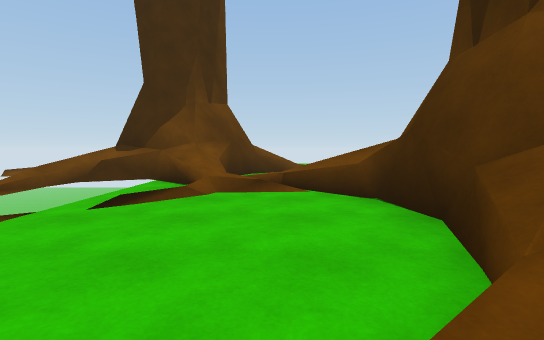
[1] (above)

24 first-person views from a walk through a Unity game level. The camera is 1.2 m above the floor, tilts 4° down and sees 85° across. The floor is counted in squares, 1.8 m on a side. Each view is taken from the middle of a square. On the plan, view 1 faces up. The plan holds only what a view shows up to about 10 squares ahead; the rest is blank. The place goes on beyond the plan. The player is left out.

[2]
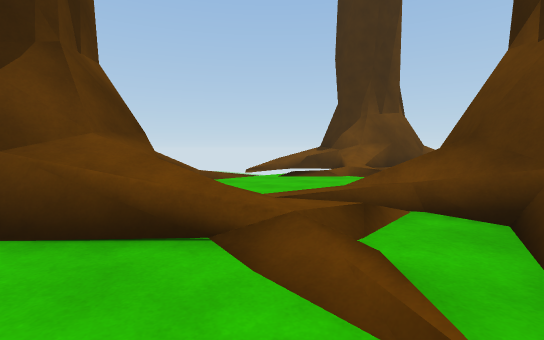

[3]
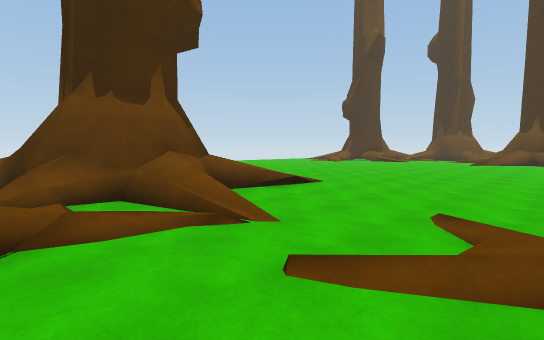

[4]
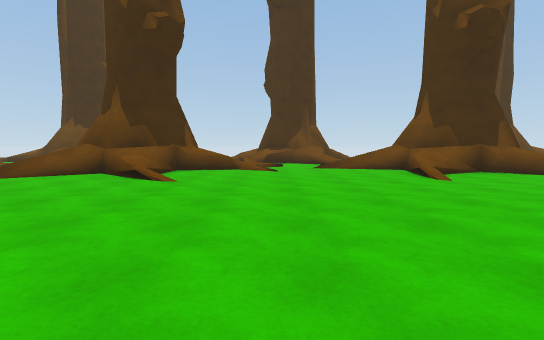

[5]
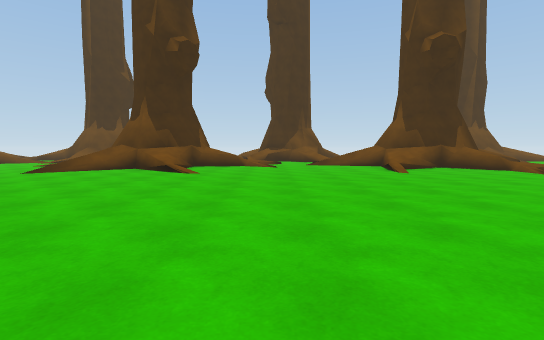

[6]
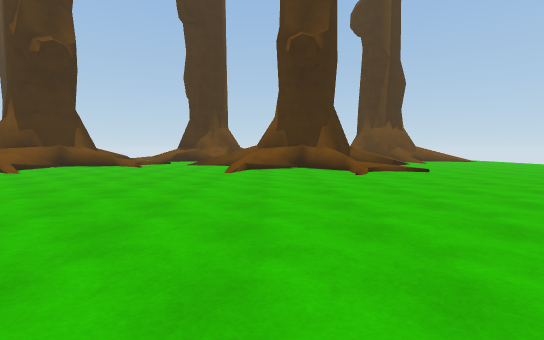

[7]
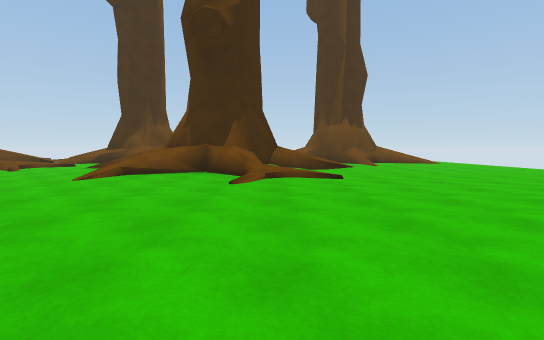

[8]
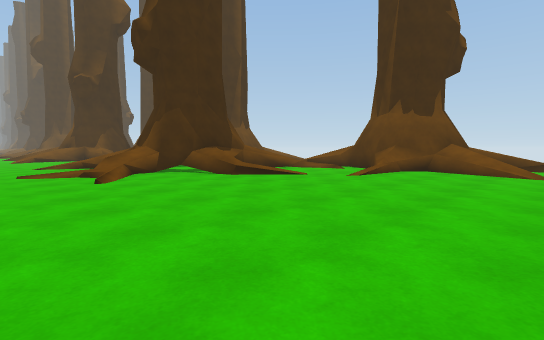

[9]
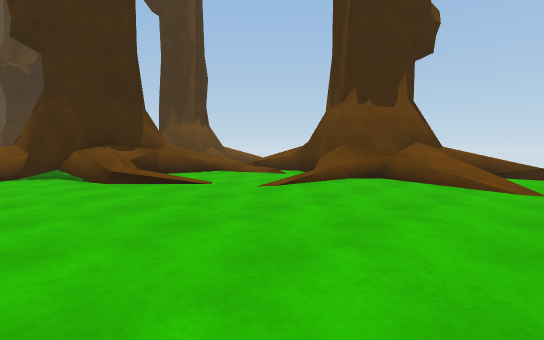

[10]
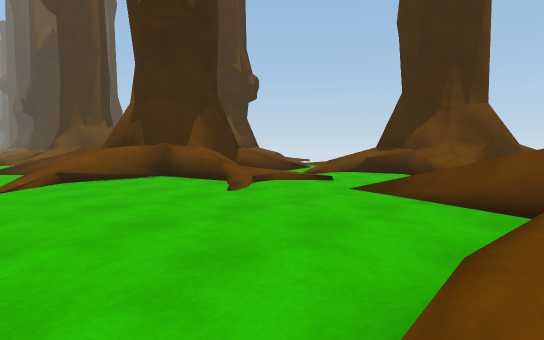

[11]
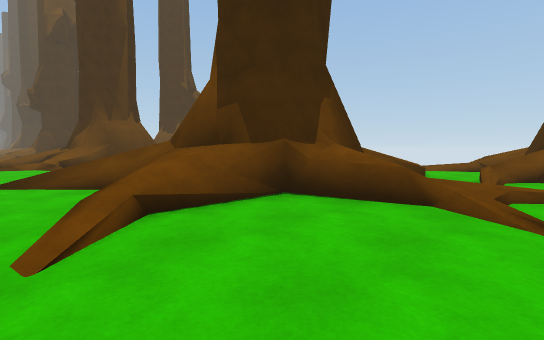

[12]
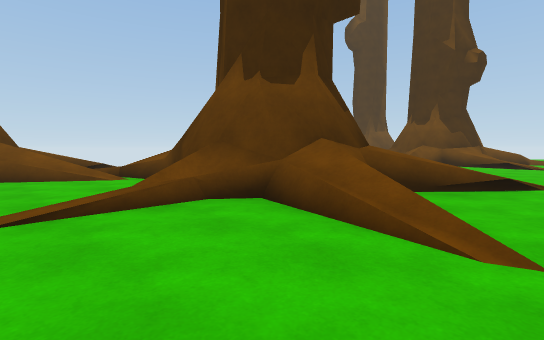

[13]
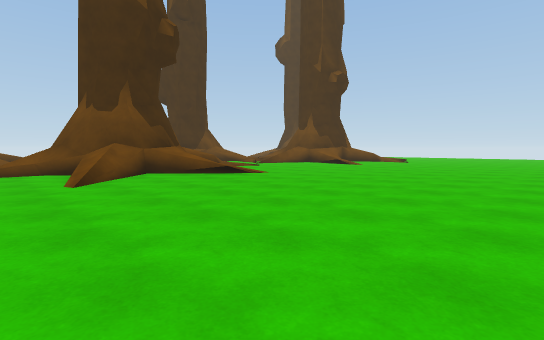

[14]
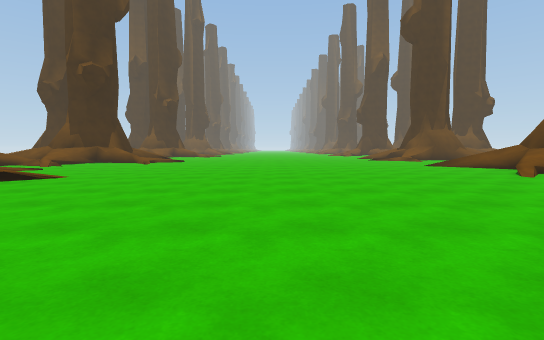

[15]
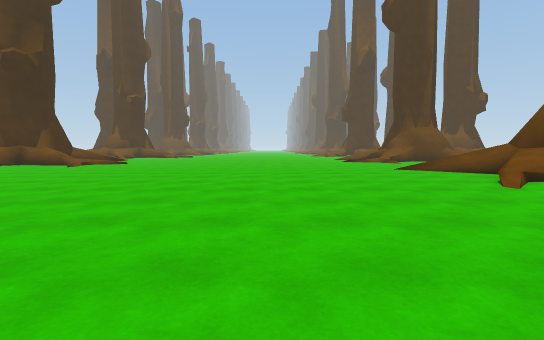

[16]
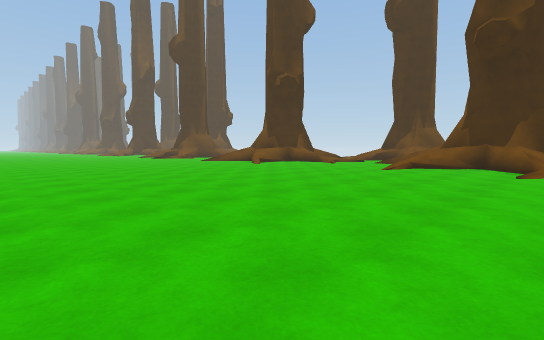

[17]
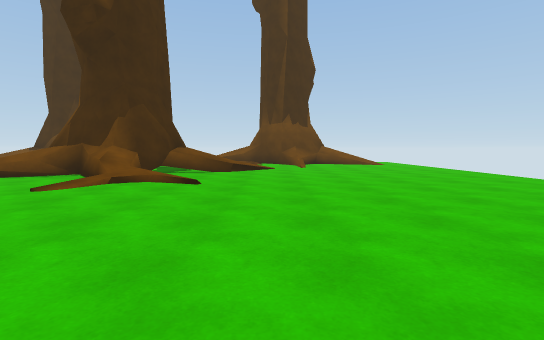

[18]
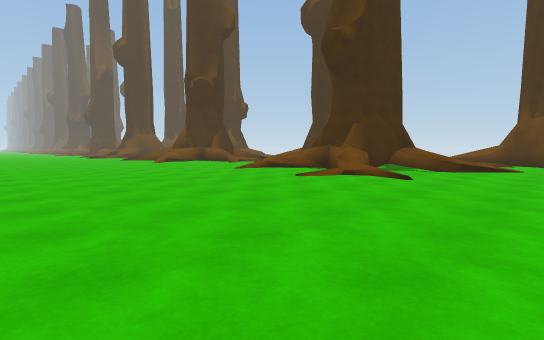

[19]
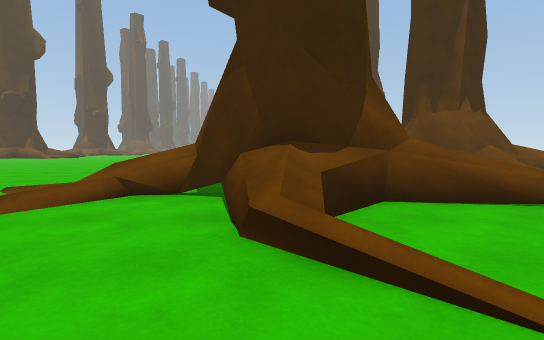

[20]
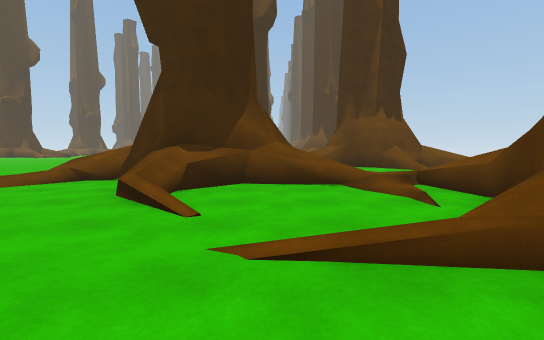

[21]
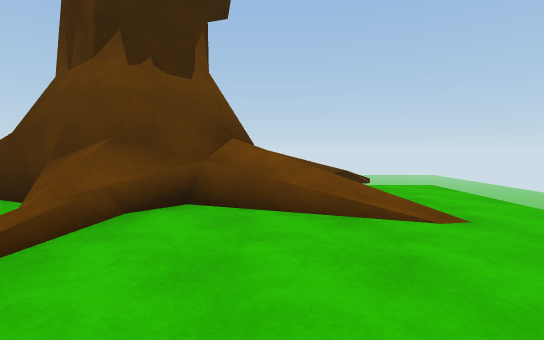

[22]
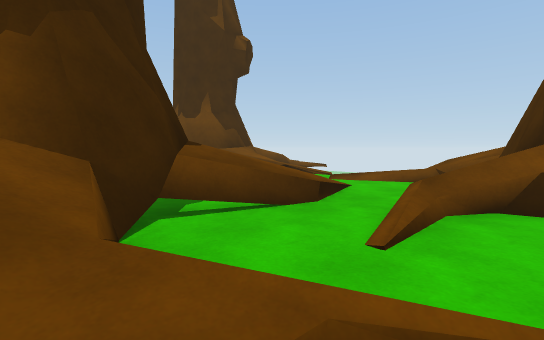

[23]
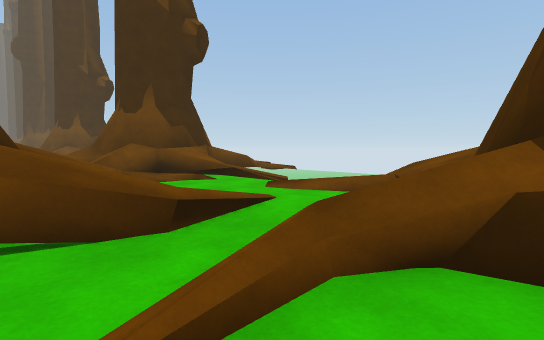

[24]
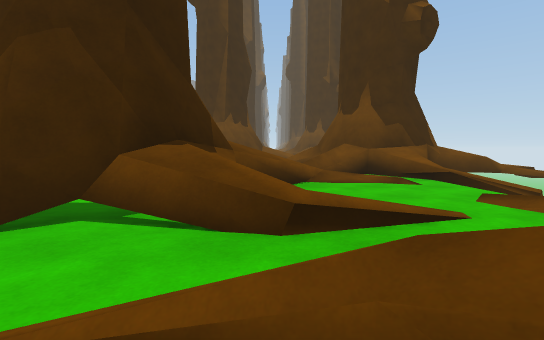

### Floor plan
Key: @ floor where view 1 was taken; # wall or solid block; x gap in a wall; . main floor; : floor 0.25 m higher than the main floor; / step, stairs or slope; = window, fence, low wall or low ledge; v drop or lower ground.
Columns run from 4 left of view 1 to 21 right of it. Each row starts with its distance up from view 1.
 14   vvv  vvvvv
 13 vv............
 12  v.//.........
 11   =//..........
 10  ###............
  9  # #=#.............
  8 ######.............
  7 =##= ..##..........
  6 vv=#/  #=../.......
  5 v .//==##///..........
  4 v ././#==#=...........
  3  v....## #............
  2  v....####/...........
  1  v...//==/=:..........
  0 v##.@//x..............
 -1 ##=#==//..............
 -2    #=..................
 -3   ## .././..............
 -4   #//////...............
 -5  x....../............../
 -6   /..=####=/.............
 -7   /...##=#=...............
 -8 vv...=##=#=...............
 -9  :.//=####= .............
-10  v. //..=................
-11 vv=#=..............
-12 ####.........

Positions as (right, up) in squares from view 1, and headings:
1: (0, 0), facing up
2: (3, -2), facing up-left
3: (1, -4), facing up-right
4: (14, -3), facing left
5: (16, -3), facing left
6: (16, 2), facing left
7: (14, 5), facing left
8: (9, 13), facing down-left
9: (6, 13), facing down-left
10: (8, 1), facing down-left
11: (8, -3), facing down-left
12: (8, -12), facing up-left
13: (14, -11), facing up-left
14: (14, 2), facing down
15: (12, 0), facing down
16: (17, 5), facing down-left
17: (13, 8), facing left
18: (14, 9), facing down-left
19: (4, 9), facing down
20: (2, 11), facing down
21: (3, 11), facing left
22: (4, -3), facing down-left
23: (2, -3), facing down-left
24: (1, -3), facing down
